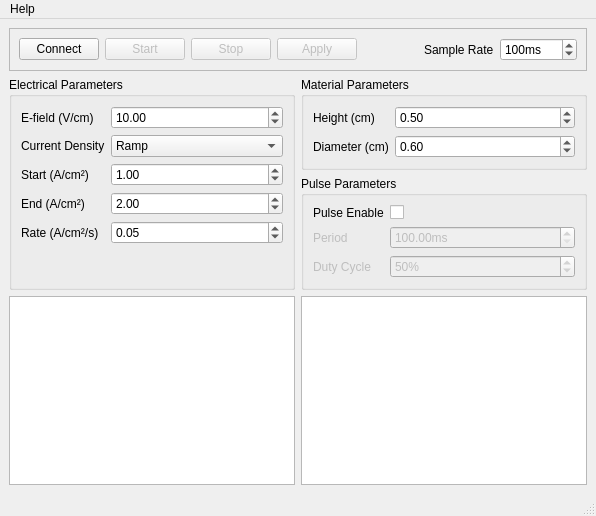
<?xml version="1.0" encoding="UTF-8"?>
<ui version="4.0">
 <class>MainWindow</class>
 <widget class="QMainWindow" name="MainWindow">
  <property name="geometry">
   <rect>
    <x>0</x>
    <y>0</y>
    <width>596</width>
    <height>516</height>
   </rect>
  </property>
  <property name="sizePolicy">
   <sizepolicy hsizetype="Expanding" vsizetype="Expanding">
    <horstretch>0</horstretch>
    <verstretch>0</verstretch>
   </sizepolicy>
  </property>
  <property name="windowTitle">
   <string>MainWindow</string>
  </property>
  <widget class="QWidget" name="centralwidget">
   <property name="sizePolicy">
    <sizepolicy hsizetype="Expanding" vsizetype="Expanding">
     <horstretch>0</horstretch>
     <verstretch>0</verstretch>
    </sizepolicy>
   </property>
   <layout class="QVBoxLayout" name="verticalLayout_2">
    <item>
     <widget class="QFrame" name="ControlBox">
      <property name="sizePolicy">
       <sizepolicy hsizetype="Preferred" vsizetype="Maximum">
        <horstretch>0</horstretch>
        <verstretch>0</verstretch>
       </sizepolicy>
      </property>
      <property name="frameShape">
       <enum>QFrame::Shape::StyledPanel</enum>
      </property>
      <property name="frameShadow">
       <enum>QFrame::Shadow::Raised</enum>
      </property>
      <layout class="QHBoxLayout" name="horizontalLayout">
       <item>
        <widget class="QPushButton" name="connectionButton">
         <property name="text">
          <string>Connect</string>
         </property>
        </widget>
       </item>
       <item>
        <widget class="QPushButton" name="startButton">
         <property name="enabled">
          <bool>false</bool>
         </property>
         <property name="text">
          <string>Start</string>
         </property>
        </widget>
       </item>
       <item>
        <widget class="QPushButton" name="stopButton">
         <property name="enabled">
          <bool>false</bool>
         </property>
         <property name="text">
          <string>Stop</string>
         </property>
        </widget>
       </item>
       <item>
        <widget class="QPushButton" name="applyButton">
         <property name="enabled">
          <bool>false</bool>
         </property>
         <property name="sizePolicy">
          <sizepolicy hsizetype="Preferred" vsizetype="Fixed">
           <horstretch>0</horstretch>
           <verstretch>0</verstretch>
          </sizepolicy>
         </property>
         <property name="text">
          <string>Apply</string>
         </property>
        </widget>
       </item>
       <item>
        <spacer name="horizontalSpacer_2">
         <property name="orientation">
          <enum>Qt::Orientation::Horizontal</enum>
         </property>
         <property name="sizeHint" stdset="0">
          <size>
           <width>40</width>
           <height>20</height>
          </size>
         </property>
        </spacer>
       </item>
       <item>
        <widget class="QLabel" name="sampleRateLabel">
         <property name="text">
          <string>Sample Rate</string>
         </property>
        </widget>
       </item>
       <item>
        <widget class="QDoubleSpinBox" name="sampleRateDoubleSpinBox">
         <property name="suffix">
          <string>ms</string>
         </property>
         <property name="decimals">
          <number>0</number>
         </property>
         <property name="minimum">
          <double>10.000000000000000</double>
         </property>
         <property name="maximum">
          <double>10000.000000000000000</double>
         </property>
         <property name="value">
          <double>100.000000000000000</double>
         </property>
        </widget>
       </item>
      </layout>
     </widget>
    </item>
    <item>
     <layout class="QHBoxLayout" name="horizontalLayout_2">
      <item>
       <widget class="QGroupBox" name="ElecBox">
        <property name="sizePolicy">
         <sizepolicy hsizetype="MinimumExpanding" vsizetype="Minimum">
          <horstretch>0</horstretch>
          <verstretch>0</verstretch>
         </sizepolicy>
        </property>
        <property name="title">
         <string>Electrical Parameters</string>
        </property>
        <layout class="QFormLayout" name="formLayout_2">
         <item row="0" column="0">
          <widget class="QLabel" name="eFieldLabel">
           <property name="text">
            <string>E-field (V/cm)</string>
           </property>
          </widget>
         </item>
         <item row="0" column="1">
          <widget class="QDoubleSpinBox" name="eFieldDoubleSpinBox">
           <property name="value">
            <double>10.000000000000000</double>
           </property>
          </widget>
         </item>
         <item row="1" column="0">
          <widget class="QLabel" name="currentDensityLabel">
           <property name="text">
            <string>Current Density</string>
           </property>
          </widget>
         </item>
         <item row="1" column="1">
          <widget class="QComboBox" name="currentDensityModeComboBox">
           <property name="currentIndex">
            <number>1</number>
           </property>
           <item>
            <property name="text">
             <string>Hold</string>
            </property>
           </item>
           <item>
            <property name="text">
             <string>Ramp</string>
            </property>
           </item>
          </widget>
         </item>
         <item row="2" column="0">
          <widget class="QLabel" name="currentDensityStartLabel">
           <property name="text">
            <string>Start (A/cm²)</string>
           </property>
          </widget>
         </item>
         <item row="2" column="1">
          <widget class="QDoubleSpinBox" name="currentDensityStartDoubleSpinBox">
           <property name="singleStep">
            <double>0.500000000000000</double>
           </property>
           <property name="value">
            <double>1.000000000000000</double>
           </property>
          </widget>
         </item>
         <item row="3" column="0">
          <widget class="QLabel" name="currentDensityEndLabel">
           <property name="text">
            <string>End (A/cm²)</string>
           </property>
          </widget>
         </item>
         <item row="3" column="1">
          <widget class="QDoubleSpinBox" name="currentDensityEndDoubleSpinBox">
           <property name="singleStep">
            <double>0.500000000000000</double>
           </property>
           <property name="value">
            <double>2.000000000000000</double>
           </property>
          </widget>
         </item>
         <item row="4" column="0">
          <widget class="QLabel" name="currentDensityRateLabel">
           <property name="text">
            <string>Rate (A/cm²/s)</string>
           </property>
          </widget>
         </item>
         <item row="4" column="1">
          <widget class="QDoubleSpinBox" name="currentDensityRateDoubleSpinBox">
           <property name="singleStep">
            <double>0.050000000000000</double>
           </property>
           <property name="value">
            <double>0.050000000000000</double>
           </property>
          </widget>
         </item>
        </layout>
       </widget>
      </item>
      <item>
       <layout class="QVBoxLayout" name="verticalLayout">
        <item>
         <widget class="QGroupBox" name="MatBox">
          <property name="sizePolicy">
           <sizepolicy hsizetype="MinimumExpanding" vsizetype="Minimum">
            <horstretch>0</horstretch>
            <verstretch>0</verstretch>
           </sizepolicy>
          </property>
          <property name="minimumSize">
           <size>
            <width>0</width>
            <height>0</height>
           </size>
          </property>
          <property name="title">
           <string>Material Parameters</string>
          </property>
          <layout class="QFormLayout" name="formLayout_3">
           <item row="0" column="0">
            <widget class="QLabel" name="heightCmLabel">
             <property name="text">
              <string>Height (cm)</string>
             </property>
            </widget>
           </item>
           <item row="0" column="1">
            <widget class="QDoubleSpinBox" name="heightCmDoubleSpinBox">
             <property name="value">
              <double>0.500000000000000</double>
             </property>
            </widget>
           </item>
           <item row="1" column="0">
            <widget class="QLabel" name="diameterCmLabel">
             <property name="text">
              <string>Diameter (cm)</string>
             </property>
            </widget>
           </item>
           <item row="1" column="1">
            <widget class="QDoubleSpinBox" name="diameterCmDoubleSpinBox">
             <property name="value">
              <double>0.600000000000000</double>
             </property>
            </widget>
           </item>
          </layout>
         </widget>
        </item>
        <item>
         <widget class="QGroupBox" name="groupBox">
          <property name="title">
           <string>Pulse Parameters</string>
          </property>
          <layout class="QFormLayout" name="formLayout">
           <item row="0" column="0">
            <widget class="QLabel" name="pulseEnableLabel">
             <property name="text">
              <string>Pulse Enable</string>
             </property>
            </widget>
           </item>
           <item row="0" column="1">
            <widget class="QCheckBox" name="pulseEnableCheckBox"/>
           </item>
           <item row="1" column="0">
            <widget class="QLabel" name="periodLabel">
             <property name="enabled">
              <bool>false</bool>
             </property>
             <property name="text">
              <string>Period</string>
             </property>
            </widget>
           </item>
           <item row="1" column="1">
            <widget class="QDoubleSpinBox" name="periodDoubleSpinBox">
             <property name="enabled">
              <bool>false</bool>
             </property>
             <property name="suffix">
              <string>ms</string>
             </property>
             <property name="minimum">
              <double>100.000000000000000</double>
             </property>
             <property name="maximum">
              <double>10000.000000000000000</double>
             </property>
             <property name="singleStep">
              <double>10.000000000000000</double>
             </property>
            </widget>
           </item>
           <item row="2" column="0">
            <widget class="QLabel" name="dutyCycleLabel">
             <property name="enabled">
              <bool>false</bool>
             </property>
             <property name="text">
              <string>Duty Cycle</string>
             </property>
            </widget>
           </item>
           <item row="2" column="1">
            <widget class="QSpinBox" name="dutyCycleSpinBox">
             <property name="enabled">
              <bool>false</bool>
             </property>
             <property name="suffix">
              <string>%</string>
             </property>
             <property name="minimum">
              <number>1</number>
             </property>
             <property name="value">
              <number>50</number>
             </property>
            </widget>
           </item>
          </layout>
         </widget>
        </item>
       </layout>
      </item>
     </layout>
    </item>
    <item>
     <layout class="QHBoxLayout" name="GraphBox">
      <item>
       <widget class="QGraphicsView" name="graphPlaceholder1">
        <property name="sizePolicy">
         <sizepolicy hsizetype="Preferred" vsizetype="MinimumExpanding">
          <horstretch>0</horstretch>
          <verstretch>0</verstretch>
         </sizepolicy>
        </property>
        <property name="minimumSize">
         <size>
          <width>0</width>
          <height>150</height>
         </size>
        </property>
       </widget>
      </item>
      <item>
       <widget class="QGraphicsView" name="graphPlaceholder2">
        <property name="sizePolicy">
         <sizepolicy hsizetype="Preferred" vsizetype="MinimumExpanding">
          <horstretch>0</horstretch>
          <verstretch>0</verstretch>
         </sizepolicy>
        </property>
        <property name="minimumSize">
         <size>
          <width>0</width>
          <height>150</height>
         </size>
        </property>
       </widget>
      </item>
     </layout>
    </item>
   </layout>
  </widget>
  <widget class="QMenuBar" name="menubar">
   <property name="geometry">
    <rect>
     <x>0</x>
     <y>0</y>
     <width>596</width>
     <height>33</height>
    </rect>
   </property>
   <widget class="QMenu" name="menuHelp">
    <property name="title">
     <string>Help</string>
    </property>
    <addaction name="actionGitHub"/>
   </widget>
   <addaction name="menuHelp"/>
  </widget>
  <widget class="QStatusBar" name="statusbar">
   <property name="sizeGripEnabled">
    <bool>true</bool>
   </property>
  </widget>
  <action name="actionSave_data">
   <property name="text">
    <string>Save data</string>
   </property>
  </action>
  <action name="actionGitHub">
   <property name="text">
    <string>GitHub</string>
   </property>
  </action>
 </widget>
 <resources/>
 <connections/>
</ui>
